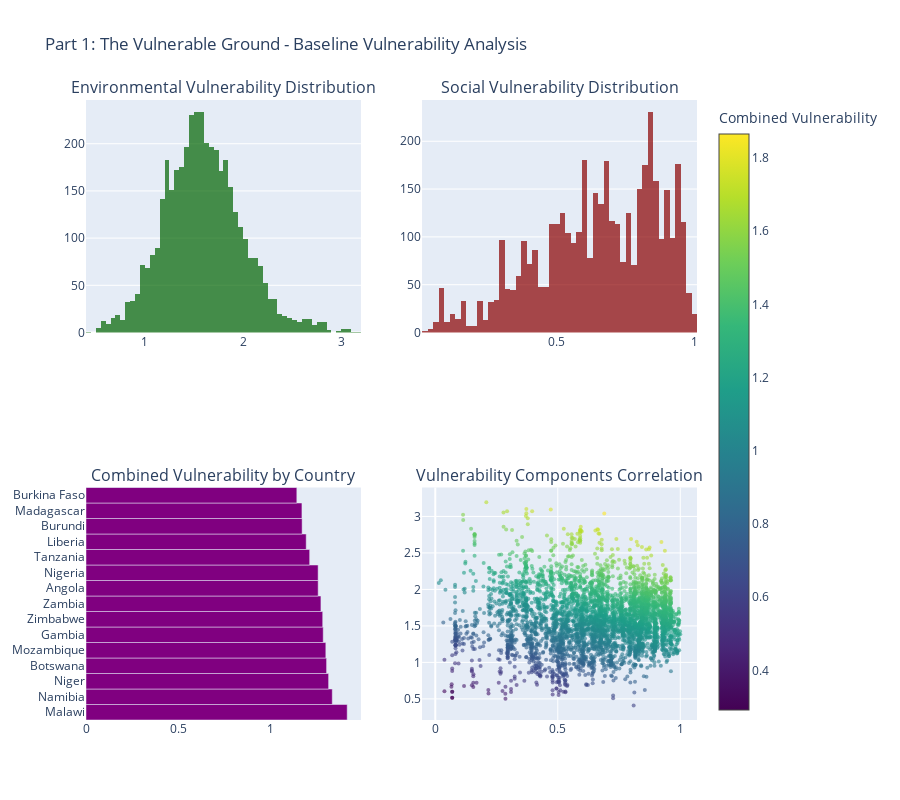

This figure's notebook cell:
### Code cell
# Visualization: Combined Vulnerability Map
print("🗺️ Creating Combined Vulnerability Visualization...")

# Create comprehensive vulnerability dashboard
fig = make_subplots(
    rows=2, cols=2,
    subplot_titles=[
        'Environmental Vulnerability Distribution',
        'Social Vulnerability Distribution', 
        'Combined Vulnerability by Country',
        'Vulnerability Components Correlation'
    ],
    specs=[[{'type': 'histogram'}, {'type': 'histogram'}],
           [{'type': 'bar'}, {'type': 'scatter'}]]
)

# Environmental vulnerability histogram
fig.add_trace(
    go.Histogram(
        x=risk_data['environmental_vulnerability_score'],
        name='Environmental Vulnerability',
        marker_color='darkgreen',
        opacity=0.7
    ),
    row=1, col=1
)

# Social vulnerability histogram  
fig.add_trace(
    go.Histogram(
        x=risk_data['social_vulnerability_score'],
        name='Social Vulnerability',
        marker_color='darkred',
        opacity=0.7
    ),
    row=1, col=2
)

# Top 15 countries by combined vulnerability
top_vuln_countries = risk_data.groupby('country')['combined_vulnerability_score'].mean().nlargest(15)
fig.add_trace(
    go.Bar(
        x=top_vuln_countries.values,
        y=top_vuln_countries.index,
        orientation='h',
        name='Combined Vulnerability',
        marker_color='purple'
    ),
    row=2, col=1
)

# Scatter plot of social vs environmental vulnerability
fig.add_trace(
    go.Scatter(
        x=risk_data['social_vulnerability_score'],
        y=risk_data['environmental_vulnerability_score'],
        mode='markers',
        name='Sub-regions',
        marker=dict(
            size=4,
            color=risk_data['combined_vulnerability_score'],
            colorscale='Viridis',
            colorbar=dict(title="Combined Vulnerability"),
            opacity=0.6
        ),
        text=risk_data['country'],
        hovertemplate='<b>%{text}</b><br>Social: %{x:.3f}<br>Environmental: %{y:.3f}<extra></extra>'
    ),
    row=2, col=2
)

fig.update_layout(
    height=800,
    title_text="Part 1: The Vulnerable Ground - Baseline Vulnerability Analysis",
    showlegend=False
)

fig.show()

print("✅ Vulnerability analysis complete!")

### Figure 1 — Plotly figure (JSON) as saved in the notebook; plotly's stock layout.template omitted (floating-point values rounded to 4 significant figures; data arrays with more than 128 entries replaced by an {"elided": "..."} marker saying what was removed)
{"data": [{"marker": {"color": "darkgreen"}, "name": "Environmental Vulnerability", "opacity": 0.7, "type": "histogram", "x": {"elided": "4147 float values"}, "xaxis": "x", "yaxis": "y"}, {"marker": {"color": "darkred"}, "name": "Social Vulnerability", "opacity": 0.7, "type": "histogram", "x": {"elided": "4147 float values"}, "xaxis": "x2", "yaxis": "y2"}, {"marker": {"color": "purple"}, "name": "Combined Vulnerability", "orientation": "h", "type": "bar", "x": [1.414, 1.333, 1.313, 1.302, 1.298, 1.284, 1.281, 1.272, 1.257, 1.257, 1.211, 1.192, 1.17, 1.169, 1.141], "xaxis": "x3", "y": ["Malawi", "Namibia", "Niger", "Botswana", "Mozambique", "Gambia", "Zimbabwe", "Zambia", "Angola", "Nigeria", "Tanzania", "Liberia", "Burundi", "Madagascar", "Burkina Faso"], "yaxis": "y3"}, {"hovertemplate": "<b>%{text}</b><br>Social: %{x:.3f}<br>Environmental: %{y:.3f}<extra></extra>", "marker": {"color": {"elided": "4147 float values"}, "colorbar": {"title": {"text": "Combined Vulnerability"}}, "colorscale": [[0, "#440154"], [0.1111, "#482878"], [0.2222, "#3e4989"], [0.3333, "#31688e"], [0.4444, "#26828e"], [0.5556, "#1f9e89"], [0.6667, "#35b779"], [0.7778, "#6ece58"], [0.8889, "#b5de2b"], [1, "#fde725"]], "opacity": 0.6, "size": 4}, "mode": "markers", "name": "Sub-regions", "text": {"elided": "4147 str values"}, "type": "scatter", "x": {"elided": "4147 float values"}, "xaxis": "x4", "y": {"elided": "4147 float values"}, "yaxis": "y4"}], "layout": {"annotations": [{"font": {"size": 16}, "showarrow": false, "text": "Environmental Vulnerability Distribution", "x": 0.225, "xanchor": "center", "xref": "paper", "y": 1, "yanchor": "bottom", "yref": "paper"}, {"font": {"size": 16}, "showarrow": false, "text": "Social Vulnerability Distribution", "x": 0.775, "xanchor": "center", "xref": "paper", "y": 1, "yanchor": "bottom", "yref": "paper"}, {"font": {"size": 16}, "showarrow": false, "text": "Combined Vulnerability by Country", "x": 0.225, "xanchor": "center", "xref": "paper", "y": 0.375, "yanchor": "bottom", "yref": "paper"}, {"font": {"size": 16}, "showarrow": false, "text": "Vulnerability Components Correlation", "x": 0.775, "xanchor": "center", "xref": "paper", "y": 0.375, "yanchor": "bottom", "yref": "paper"}], "height": 800, "showlegend": false, "title": {"text": "Part 1: The Vulnerable Ground - Baseline Vulnerability Analysis"}, "xaxis": {"anchor": "y", "domain": [0, 0.45]}, "xaxis2": {"anchor": "y2", "domain": [0.55, 1]}, "xaxis3": {"anchor": "y3", "domain": [0, 0.45]}, "xaxis4": {"anchor": "y4", "domain": [0.55, 1]}, "yaxis": {"anchor": "x", "domain": [0.625, 1]}, "yaxis2": {"anchor": "x2", "domain": [0.625, 1]}, "yaxis3": {"anchor": "x3", "domain": [0, 0.375]}, "yaxis4": {"anchor": "x4", "domain": [0, 0.375]}}}
